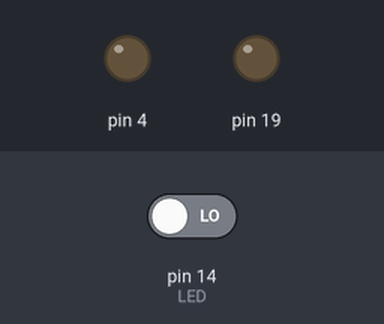
Simulated run of this sketch. Board: Arduino Uno, built with avr-gcc and run on an emulated ATmega328P. Parts: output pins drawn as LEDs (lit = HIGH). Dashed ring = blinking. The test bench sets the inputs (shaded band); at power-on: pin 14 (LED) LOW.

Above: at 1.2 s.
1.3 s: pin 14 (LED) driven HIGH
At 1.7 s:
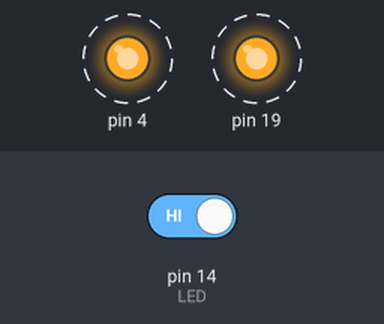
4.3 s: pin 14 (LED) driven LOW
At 4.9 s:
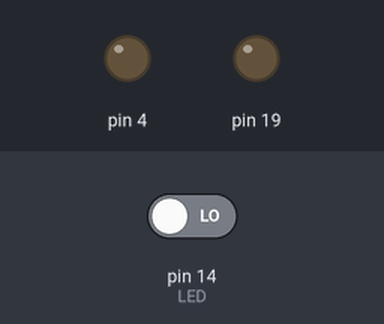
Timing chart, 0 to 7.3 s (numbered marks = the images above; inputs shaded):
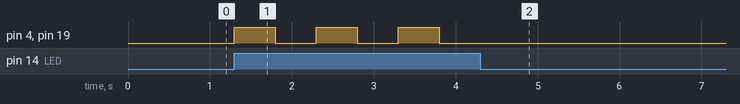

Measured:
- after the input at 1.3 s, pin 4, pin 19: alternates HIGH for 0.50 s and LOW for 0.50 s, starting at once
- after the input at 4.3 s, pin 4, pin 19: stops changing and stays LOW

The sketch:

LEDToggle.ino
```cpp
// ------------ In this program, the LED switches between on and off each time the limit switch is pressed
bool isLEDOff = true;
void setup() {
  // put your setup code here, to run once:
  pinMode(4, OUTPUT);
  pinMode(19, OUTPUT);
  pinMode(14, INPUT);

}

void loop() {
  // put your main code here, to run repeatedly:
  if(isLEDOff && digitalRead(14) == HIGH) // if the LED is off, and if the limit switch is pressed
  {
    digitalWrite(4, HIGH);
    digitalWrite(19, HIGH);
    isLEDOff = false;
    delay(500);
  }
  else if(!isLEDOff && digitalRead(14) == HIGH) // if the LED is on (not off), and if the limit switch is pressed
  {
    digitalWrite(4, LOW);
    digitalWrite(19, LOW);
    isLEDOff = true;
    delay(500);
  }

}
```
